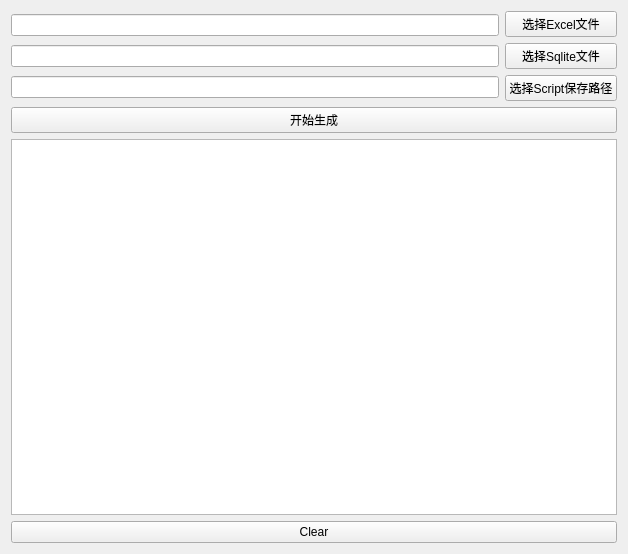
<?xml version="1.0" encoding="UTF-8"?>
<ui version="4.0">
 <class>Widget</class>
 <widget class="QWidget" name="Widget">
  <property name="geometry">
   <rect>
    <x>0</x>
    <y>0</y>
    <width>628</width>
    <height>554</height>
   </rect>
  </property>
  <property name="windowTitle">
   <string>Widget</string>
  </property>
  <layout class="QVBoxLayout" name="verticalLayout_3">
   <item>
    <layout class="QHBoxLayout" name="horizontalLayout">
     <item>
      <layout class="QVBoxLayout" name="verticalLayout_2">
       <item>
        <widget class="QLineEdit" name="excelFilenameLineEdit"/>
       </item>
       <item>
        <widget class="QLineEdit" name="databaseFileLineEdit"/>
       </item>
       <item>
        <widget class="QLineEdit" name="scriptPathLineEdit"/>
       </item>
      </layout>
     </item>
     <item>
      <layout class="QVBoxLayout" name="verticalLayout">
       <item>
        <widget class="QPushButton" name="chooseExcelFileBtn">
         <property name="text">
          <string>选择Excel文件</string>
         </property>
        </widget>
       </item>
       <item>
        <widget class="QPushButton" name="chooseDatabaseFileBtn">
         <property name="text">
          <string>选择Sqlite文件</string>
         </property>
        </widget>
       </item>
       <item>
        <widget class="QPushButton" name="chooseScriptPathBtn">
         <property name="text">
          <string>选择Script保存路径</string>
         </property>
        </widget>
       </item>
      </layout>
     </item>
    </layout>
   </item>
   <item>
    <widget class="QPushButton" name="generateBtn">
     <property name="text">
      <string>开始生成</string>
     </property>
    </widget>
   </item>
   <item>
    <widget class="QListWidget" name="infoListWidget"/>
   </item>
   <item>
    <widget class="QPushButton" name="clearBtn">
     <property name="text">
      <string>Clear</string>
     </property>
    </widget>
   </item>
  </layout>
 </widget>
 <layoutdefault spacing="6" margin="11"/>
 <resources/>
 <connections/>
</ui>
